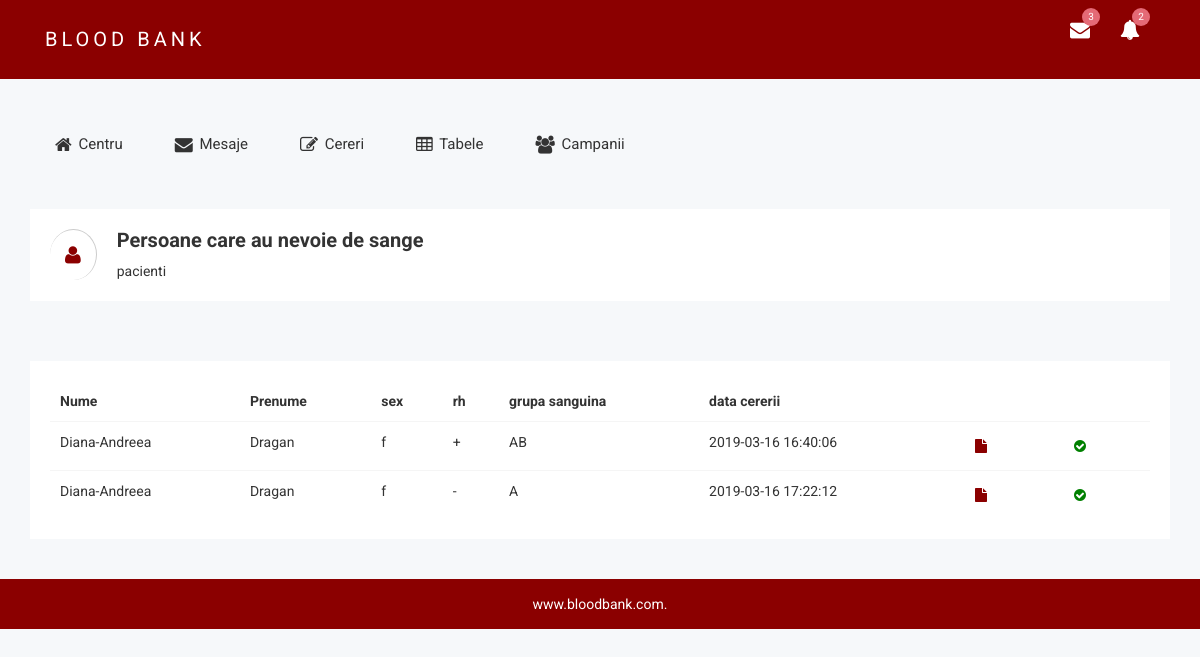
Screenshot of /bloodbank/a_centru/pacienti with the database file from the repository.
### tables this page shows
CREATE TABLE `pacienti` (
  `ID` int(255) NOT NULL,
  `prenume` varchar(255) NOT NULL,
  `nume` varchar(255) NOT NULL,
  `email` varchar(255) NOT NULL,
  `data_nastere` date NOT NULL,
  `telefon` int(10) NOT NULL,
  `sex` varchar(255) NOT NULL,
  `rh` varchar(10) NOT NULL,
  `grupa_sanguina` varchar(10) NOT NULL,
  `caz` varchar(255) NOT NULL,
  `public` varchar(5) NOT NULL,
  `data_cererii` datetime NOT NULL DEFAULT CURRENT_TIMESTAMP,
  `activ` int(11) NOT NULL
);

### bloodbank/a_centru/application/controllers/Pacienti.php (called while the page is built, shortened)
<?php
class Pacienti extends CI_Controller {
	public function __construct()
	{
		$this->load->model('pacienti_m');
	}
	public function index()
	{
		$data = array(
			'pacienti' => $this->pacienti_m->get_pacienti_activi(),
		);
		$this->load->view('layout/header');
		$this->load->view('layout/navbar');
		$this->load->view('table/patient-table',$data);
		$this->load->view('layout/footer');
	}
}

### bloodbank/a_centru/index.php (called while the page is built, shortened)
<?php
require_once BASEPATH.'core/CodeIgniter.php';

### bloodbank/a_centru/application/models/pacienti_m.php (called while the page is built, shortened)
<?php
class pacienti_m extends CI_Model {
	function get_pacienti_activi(){
		$this->db->select('*');
		$this->db->from('pacienti');
		$this->db->where('activ','1');
		$query=$this->db->get();
		return $query->result();
	}
}

### bloodbank/a_centru/application/views/table/patient-table.php (the view)
	<div class="breadcomb-area">
		<div class="container">
			<div class="row">
				<div class="col-lg-12 col-md-12 col-sm-12 col-xs-12">
					<div class="breadcomb-list">
						<div class="row">
							<div class="col-lg-6 col-md-6 col-sm-6 col-xs-12">
								<div class="breadcomb-wp">
									<div class="breadcomb-icon">
										<i class="fa fa-user"></i>
									</div>
									<div class="breadcomb-ctn">
										<h2>Persoane care au nevoie de sange</h2>
                                        <p>pacienti</p>
									</div>
								</div>
							</div>
						</div>
					</div>
				</div>
			</div>
		</div>
	</div>
<div class="container">
<div class="normal-table-list mg-t-30">
                        <div class="bsc-tbl-cds">
                            <table class="table table-condensed">
                                <thead>
                                    <tr>
                                        <th>Nume</th>
                                        <th>Prenume</th>
                                        <th>sex</th>
                                        <th>rh</th>
                                        <th>grupa sanguina</th>
                                        <th>data cererii</th>
                                    </tr>
                                </thead>
                                <tbody>
                                    <?php foreach($pacienti as $pacient):?>
                                    <tr>
                                        <td><?php echo $pacient->nume?></td>
                                        <td><?php echo $pacient->prenume?></td>
                                        <td><?php echo $pacient->sex?></td>
                                        <td><?php echo $pacient->rh?></td>
                                        <td><?php echo $pacient->grupa_sanguina?></td>
                                        <td><?php echo $pacient->data_cererii?></td>
                                        <td><a class="fa fa-file btn" style="color:#8B0000" href="<?php echo base_url('pacienti/view_pacient/'.$pacient->ID )?>"></a></td>
                                        <td><a class="fa fa-check-circle btn" style="color:green" href="<?php echo base_url('pacienti/delete_pacient/'.$pacient->ID )?>"></a></td>
                                    </tr>
                                    <?php endforeach?>
                                </tbody>
                            </table>
                        </div>
                    </div>
                </div>

### bloodbank/a_centru/assets/css/main.css (style rules this page uses)
html { color: #222; font-size: 1em; line-height: 1.4; }

### rows the page displays
pacienti: nume "Diana-Andreea", prenume "Dragan", sex "f", rh "+", grupa_sanguina "AB", data_cererii "2019-03-16 16:40:06"
pacienti: nume "Diana-Andreea", prenume "Dragan", sex "f", rh "-", grupa_sanguina "A", data_cererii "2019-03-16 17:22:12"
